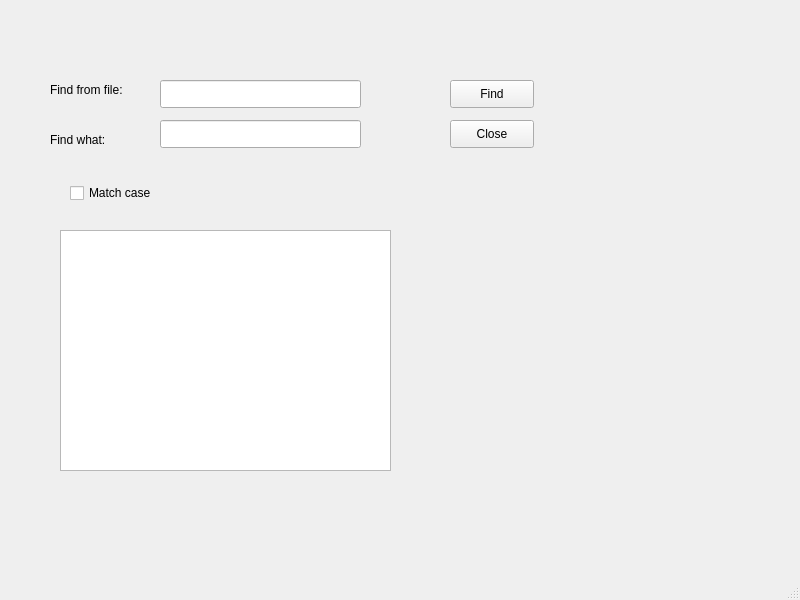
<?xml version="1.0" encoding="UTF-8"?>
<ui version="4.0">
 <class>MainWindow</class>
 <widget class="QMainWindow" name="MainWindow">
  <property name="geometry">
   <rect>
    <x>0</x>
    <y>0</y>
    <width>800</width>
    <height>600</height>
   </rect>
  </property>
  <property name="windowTitle">
   <string>MainWindow</string>
  </property>
  <widget class="QWidget" name="centralwidget">
   <widget class="QLabel" name="label">
    <property name="geometry">
     <rect>
      <x>50</x>
      <y>80</y>
      <width>91</width>
      <height>20</height>
     </rect>
    </property>
    <property name="text">
     <string>Find from file:</string>
    </property>
   </widget>
   <widget class="QLabel" name="label_2">
    <property name="geometry">
     <rect>
      <x>50</x>
      <y>130</y>
      <width>91</width>
      <height>20</height>
     </rect>
    </property>
    <property name="text">
     <string>Find what:</string>
    </property>
   </widget>
   <widget class="QLineEdit" name="fileLineEdit">
    <property name="geometry">
     <rect>
      <x>160</x>
      <y>80</y>
      <width>201</width>
      <height>28</height>
     </rect>
    </property>
   </widget>
   <widget class="QLineEdit" name="keyLineEdit">
    <property name="geometry">
     <rect>
      <x>160</x>
      <y>120</y>
      <width>201</width>
      <height>28</height>
     </rect>
    </property>
   </widget>
   <widget class="QTextBrowser" name="textBrowser">
    <property name="geometry">
     <rect>
      <x>60</x>
      <y>230</y>
      <width>331</width>
      <height>241</height>
     </rect>
    </property>
   </widget>
   <widget class="QPushButton" name="findPushButton">
    <property name="geometry">
     <rect>
      <x>450</x>
      <y>80</y>
      <width>84</width>
      <height>28</height>
     </rect>
    </property>
    <property name="text">
     <string>Find</string>
    </property>
   </widget>
   <widget class="QPushButton" name="closePushButton">
    <property name="geometry">
     <rect>
      <x>450</x>
      <y>120</y>
      <width>84</width>
      <height>28</height>
     </rect>
    </property>
    <property name="text">
     <string>Close</string>
    </property>
   </widget>
   <widget class="QCheckBox" name="matchCheckBox">
    <property name="geometry">
     <rect>
      <x>70</x>
      <y>180</y>
      <width>101</width>
      <height>26</height>
     </rect>
    </property>
    <property name="text">
     <string>Match case</string>
    </property>
   </widget>
  </widget>
  <widget class="QMenuBar" name="menubar">
   <property name="geometry">
    <rect>
     <x>0</x>
     <y>0</y>
     <width>800</width>
     <height>25</height>
    </rect>
   </property>
  </widget>
  <widget class="QStatusBar" name="statusbar"/>
 </widget>
 <resources/>
 <connections>
  <connection>
   <sender>closePushButton</sender>
   <signal>clicked()</signal>
   <receiver>MainWindow</receiver>
   <slot>close()</slot>
   <hints>
    <hint type="sourcelabel">
     <x>491</x>
     <y>158</y>
    </hint>
    <hint type="destinationlabel">
     <x>399</x>
     <y>299</y>
    </hint>
   </hints>
  </connection>
 </connections>
</ui>
